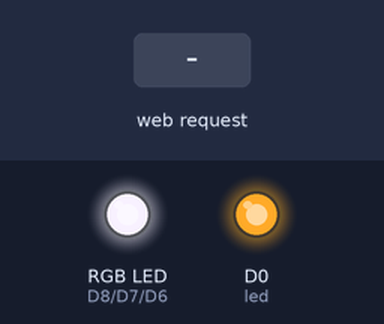
This sketch was run on a simulated ESP8266 (NodeMCU). Shown: an RGB LED mixed from three pins (HIGH = lit), output pins drawn as LEDs (lit = HIGH). Inputs (shaded band) come from the test bench. WiFi joins after 1.5 s; servers stay silent unless stated; what the sketch prints to the serial monitor is not drawn.

Above: at 3.2 s.
3.3 s: HTTP request GET /off received
At 5.0 s:
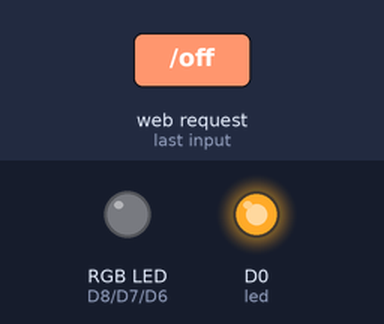
5.3 s: HTTP request GET /on received
At 6.6 s:
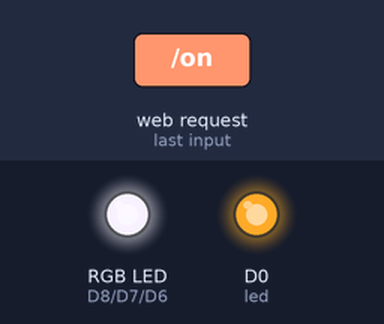
7.3 s: HTTP request GET /set received
At 8.1 s:
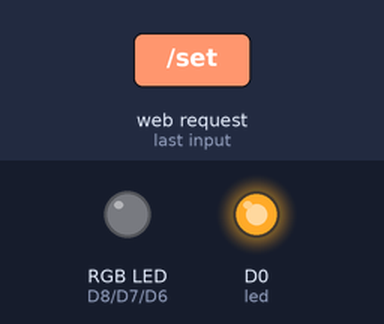
Timing chart, 0 to 10.3 s (numbered marks = the images above; inputs shaded):
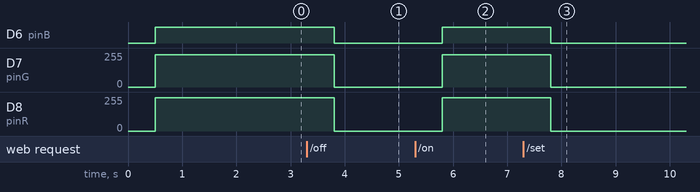

Measured:
- after the input at 3.3 s, D6 (pinB): HIGH → LOW after 0.50 s; D7 (pinG): 241/255 → 0/255 after 0.50 s; D8 (pinR): 248/255 → 0/255 after 0.50 s
- after the input at 5.3 s, D6 (pinB): LOW → HIGH after 0.50 s; D7 (pinG): 0/255 → 241/255 after 0.50 s; D8 (pinR): 0/255 → 248/255 after 0.50 s
- after the input at 7.3 s, D6 (pinB): HIGH → LOW after 0.50 s; D7 (pinG): 241/255 → 0/255 after 0.50 s; D8 (pinR): 248/255 → 0/255 after 0.50 s

The sketch:

SMD5050-Homebridge.ino
```cpp
// based on: https://www.esp8266.com/viewtopic.php?f=11&t=12259

#include <ESP8266WiFi.h>

#define pinR D8
#define pinG D7
#define pinB D6
#define led  D0

///// WiFi SETTINGS /////////////////
WiFiServer server(80); //Set server port
const char* ssid = "***";
const char* password = "***";
IPAddress ip(192, 168, 1, 100);   // set a fixed IP for the NodeMCU
IPAddress gateway(192, 168, 1, 1); // Your router IP
IPAddress subnet(255, 255, 255, 0); // Subnet mask
//////////////////////////////////////

String setHex;
int    setR, setG, setB;
int    stateR, stateB, stateG, stateV, statePower;

String readString;

void WiFiStart() {
  digitalWrite(led,LOW);

  Serial.print("Connecting to ");
  Serial.println(ssid);
  WiFi.begin(ssid, password);
  WiFi.config(ip, gateway, subnet);
  while (WiFi.status() != WL_CONNECTED) {
    delay(100);
    Serial.print("_");
  }
  Serial.println();
  Serial.println("Done");
  Serial.print("IP address: ");
  Serial.println(WiFi.localIP());
  Serial.println("");

  digitalWrite(led,HIGH);

  server.begin();
}


void displayRGB(int targetR, int targetG, int targetB) {
  int steps = 100;

  float stepR = (targetR-stateR)/steps;
  float stepG = (targetG-stateG)/steps;
  float stepB = (targetB-stateB)/steps;

  // 1 second transition
  for (int i=0; i<steps; i++) {
    stateR = stateR+stepR;
    stateG = stateG+stepG;
    stateB = stateB+stepB;

    analogWrite(pinR, stateR);
    analogWrite(pinG, stateG);
    analogWrite(pinB, stateB);

    delay(500/steps);
  }

  analogWrite(pinR, targetR);
  analogWrite(pinG, targetG);
  analogWrite(pinB, targetB);

  stateR = targetR;
  stateB = targetB;
  stateG = targetG;

  serialPrint();
}

void hex2display() {
  statePower = 1;

  // parse hex and store in RGB
  long number = (long) strtol( &setHex[0], NULL, 16);

  setR = map(number >> 16,       0, 255, 0, 1023);
  setG = map(number >> 8 & 0xFF, 0, 255, 0, 1023);
  setB = map(number & 0xFF,      0, 255, 0, 1023);

  // update brightness variable
  float vR = roundf(setR/10.23);
  float vG = roundf(setB/10.23);
  float vB = roundf(setG/10.23);
  stateV = max(max(vR, vG), vB);

  // update strip
  displayRGB(setR, setG, setB);
}

void serialPrint() {
  Serial.print("Status on/off: ");
  Serial.println(statePower);
  Serial.print("RGB color: ");
  Serial.print(stateR);
  Serial.print(".");
  Serial.print(stateG);
  Serial.print(".");
  Serial.println(stateB);
  Serial.print("Hex color: ");
  Serial.println(setHex);
  Serial.print("Brightness: ");
  Serial.println(stateV);
  Serial.println("");
}


void setup() {
  Serial.begin(9600);
  delay(1);

  pinMode(pinR, OUTPUT);
  pinMode(pinG, OUTPUT);
  pinMode(pinB, OUTPUT);
  pinMode(led,  OUTPUT);

  setHex = "F8F1FF";
  hex2display();

  WiFi.mode(WIFI_STA);
  WiFiStart();
}

void loop() {
WiFiClient client = server.available();
  if (!client) {
    return;
  }

  while (client.connected() && !client.available()) {
    delay(1);
  }

  //Respond on certain Homebridge HTTP requests
  if (client) {
    while (client.connected()) {
      if (client.available()) {
         char c = client.read(); // read the next character
         if (readString.length() < 100) { readString += c; } // if to catch mistakes

         // newline? time to figure out what we just read.
         if ( c == '\n') {
            Serial.print("Request: ");
            Serial.print(readString);

            // Roger, roger.
            client.println("HTTP/1.1 200 OK");
            client.println("Content-Type: text/html");
            client.println();

            if (readString.indexOf("on") > 0) {
              hex2display();
            }
            else if (readString.indexOf("off") > 0) {
              statePower = 0;
              displayRGB(0,0,0);
            }
            else if (readString.indexOf("set") > 0) {
               setHex = readString.substring(9, 15);
               hex2display();
            }
            else if (readString.indexOf("status") > 0) {
              client.println(statePower);
            }
            else if (readString.indexOf("bright") > 0) {
              client.println(stateV);
            }
            else if (readString.indexOf("color") > 0) {
              client.println(setHex);
            }

            // clean up!
            delay(1);
            while (client.read() >= 0); // clear the buffer...
            client.stop();
            readString.remove(0);
         }
      }
    }
  }
}
```
